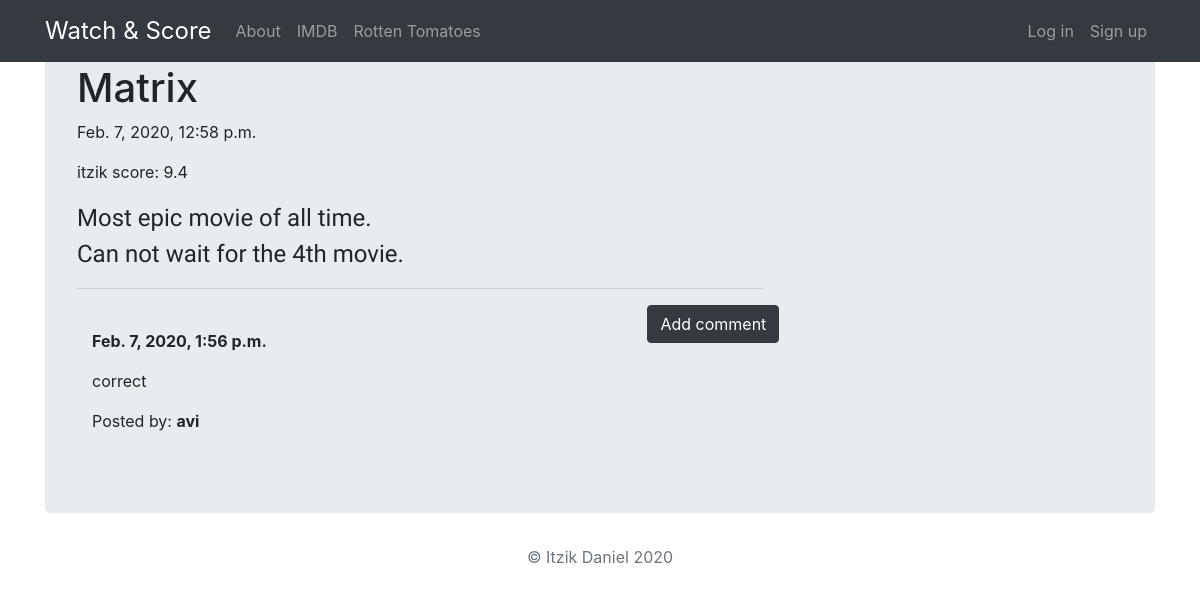
/post/1, run on the app's committed database.
### movies_app/models.py (models this page shows, shortened)
class Post(models.Model):
    post_user = models.ForeignKey('auth.User',on_delete=models.CASCADE)
    title = models.CharField(max_length=256)
    score = models.DecimalField(max_digits=2, decimal_places=1)
    description = models.TextField()
    created_date = models.DateTimeField(default=timezone.now)
    published_date = models.DateTimeField(blank=True, null=True)

class Comment(models.Model):
    post = models.ForeignKey('movies_app.Post', related_name='comments',on_delete=models.CASCADE)
    comment_user = models.CharField(max_length=256)
    description = models.TextField()
    created_date = models.DateTimeField(default=timezone.now)
    approved_comment = models.BooleanField(default=False)

### movies_app/views.py (the view)
# urls.py: path('post/<int:pk>', views.PostDetailView.as_view(), name='post_detail'),
class PostDetailView(DetailView):
    model = Post

### movies_app/templates/movies_app/post_detail.html (shortened to what this page needs)
{% extends 'movies_app/base.html' %}
{% block content %}
        <h1>{{ post.title }}</h1>
        {% if post.published_date%}
            <div>
                {{ post.published_date }}
            </div>
        {% elif post.post_user == user %}
            <a class="btn btn btn-dark" href="{% url 'post_publish' pk=post.pk %}">Publish</a>
        {% endif %}
      <p>{{ post.post_user }} score: {{post.score}}</p>
      <p class='postcontent' >{{ post.description|safe|linebreaksbr }}</p>
  <hr>
  <a class="btn btn-dark btn-comment" href="{% url 'add_comment_to_post' pk=post.pk %}">Add comment</a>
  <div class="container">
  {% for comment in post.comments.all %}
  <br>
      {% if user.is_authenticated or comment.approved_comment %}
              <strong>{{ comment.created_date }}</strong>
          <p>{{ comment.description|safe|linebreaks }}</p>
          <p>Posted by: <strong>{{ comment.comment_user }}</strong></p>
      {% endif %}
  {% empty %}
      <p>No comments posted.</p>
  {% endfor %}
</div>
{% endblock %}

### movies_app/static/css/movie.css (style rules this page uses)
.postcontent { font-family: 'Kalam', cursive; font-size: 1.5em; }
.btn-comment { position: absolute; right: 0px; }

### data on the page
Post: title "Matrix", published_date "Feb. 7, 2020, 12:58 p.m.", post_user "itzik", score "9.4", description "Most epic movie of all time. Can not wait for the 4th movie."
Comment: created_date "Feb. 7, 2020, 1:56 p.m.", description "correct", comment_user "avi"
